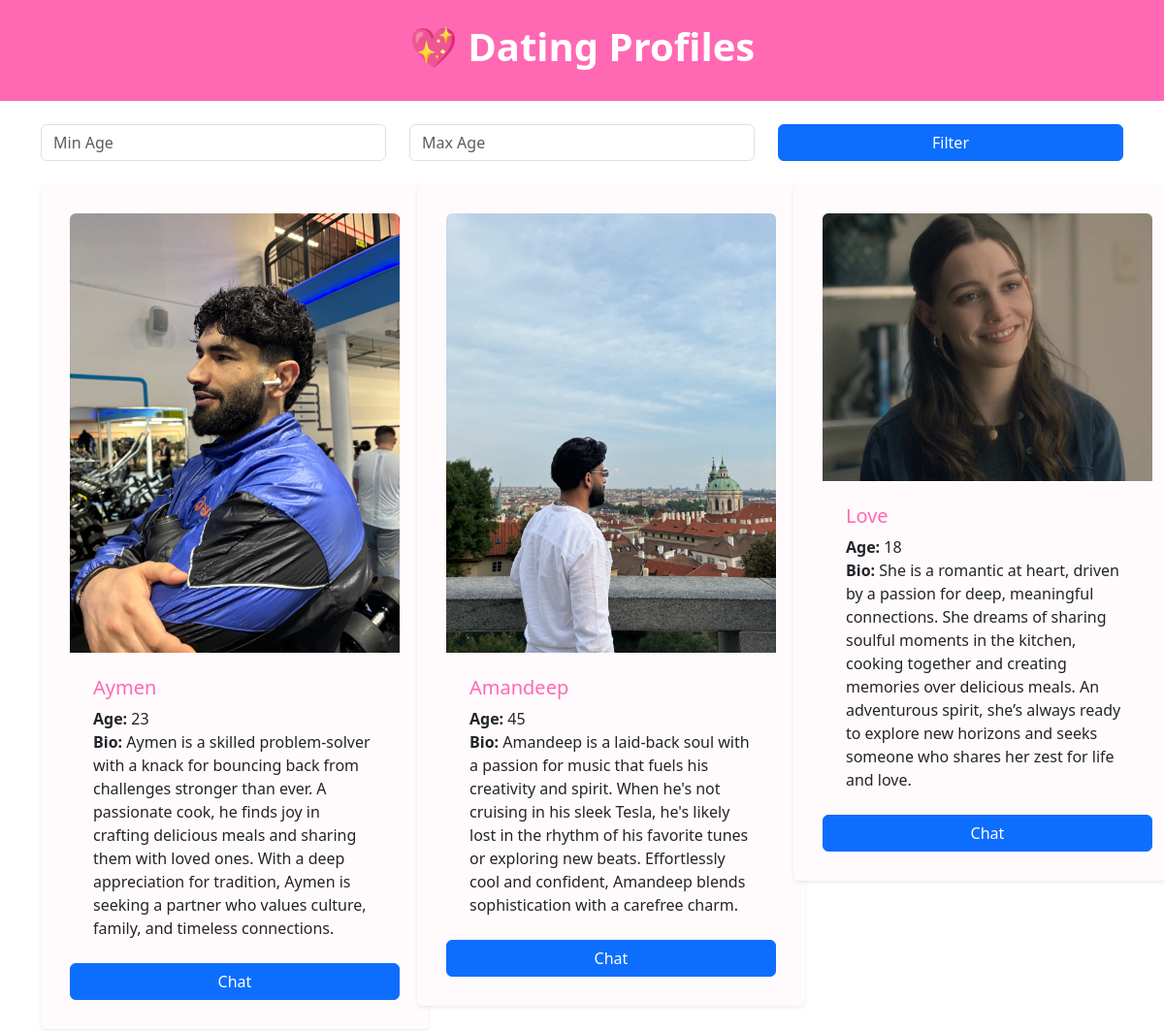
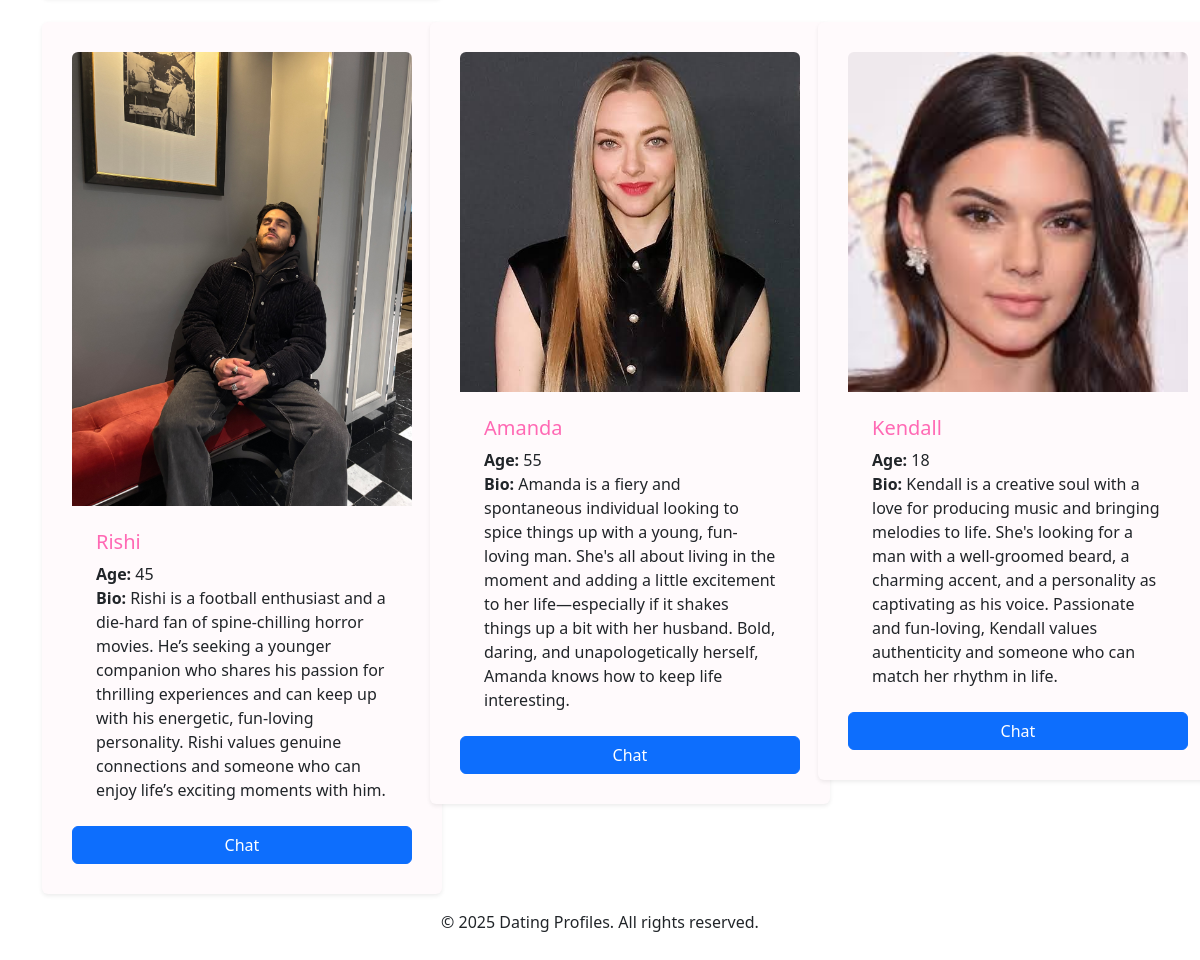
The page /profiles (signed in) on the database its author committed (2 pictures, top to bottom).
### profiles/models.py (models this page shows)
class Profile(models.Model):
    user = models.OneToOneField(User,on_delete=models.CASCADE,default=1)
    age = models.PositiveIntegerField()
    bio = models.TextField()
    image = models.ImageField(upload_to='profile_images',blank=True,null=True)

### profiles/views.py (the view)
# urls.py: path('profiles',views.profile_list,name='profile_list'),
@login_required
def profile_list(request):
    profiles = Profile.objects.exclude(user=request.user)
    min_age = request.GET.get('min_age')
    max_age = request.GET.get('max_age')
    if min_age and max_age and int(min_age) > int(max_age):
        error_message = "Minumum age cannot be greater than maximum age"
        return render(request,'profiles/profile_list.html', {'profiles': profiles, 'error_message':error_message})
    if min_age:
        profiles = profiles.filter(age__gte=min_age)
    if max_age:
        profiles = profiles.filter(age__lte=max_age)
    return render(request, 'profiles/profile_list.html', {'profiles': profiles})

### profiles/templates/profiles/profile_list.html (shortened to what this page needs)
{% load static %}
<!DOCTYPE html>
<html lang="en">
<head>
    <link rel="stylesheet" href="{% static 'css/styles.css' %}">
    <link href="https://cdn.jsdelivr.net/npm/bootstrap@5.3.0-alpha3/dist/css/bootstrap.min.css" rel="stylesheet">
</head>
<body>
<header class="py-4" style="background-color: #ff69b4; color: white; text-align: center;">
    <h1 style="font-weight: bold;">💖 Dating Profiles</h1>
</header>
<div class="content">
    <div class="container mt-4">
    <form method="get" action="{% url 'profile_list' %}" class="mb-4">
        <div class="row">
            <div class="col-md-4">
                <input type="number" name="min_age" class="form-control" placeholder="Min Age" value="{{ request.GET.min_age }}">
            </div>
            <div class="col-md-4">
                <input type="number" name="max_age" class="form-control" placeholder="Max Age" value="{{ request.GET.max_age }}">
            </div>
            <div class="col-md-4">
                <button type="submit" class="btn btn-primary w-100">Filter</button>
            </div>
        </div>
    </form>
        <div class="row row-cols-1 row-cols-md-3 g-4 gx-5">
            {% for profile in profiles %}
            <div class="col">
                <div class="card border-0 shadow-sm" style="background-color: #fffafc;">
                    {% if profile.image %}
                    <img src="{{ profile.image.url }}" class="card-img-top rounded-top" alt="Profile Image">
                    {% endif %}
                    <div class="card-body p-4">
                        <h5 class="card-title" style="color: #ff69b4;">{{ profile.user.username }}</h5>
                        <p class="card-text">
                            <strong>Age:</strong> {{ profile.age }}<br>
                            <strong>Bio:</strong> {{ profile.bio }}
                        </p>
                    </div>
                    <a href="{% url 'chat' profile.user.id %}" class="btn btn-primary">Chat</a>
                </div>
            </div>
            {% endfor %}
        </div>
    </div>
</div>
<footer class="py-3 text-center">
    <p>© 2025 Dating Profiles. All rights reserved.</p>
</footer>
</body>
</html>

### static/css/styles.css (style rules this page uses)
.card { background-color: #f9f9f9; border: 1px solid #ddd; border-radius: 8px; padding: 30px; width: 400px; box-shadow: 0 6px 12px rgba(0, 0, 0, 0.1); transition: transform 0.2s ease, box-shadow 0.2s ease; }

### rows shown on the page
Profile: image (picture), user.username "Aymen", age "23", bio "Aymen is a skilled problem-solver with a knack for bouncing back from challenges stronger than ever. A passionate cook, he finds joy in crafting delicious meals and sharing them with loved ones. With a deep appreciation for tradition, Aymen is seeking a partner who values culture, family, and timeless connections."
Profile: image (picture), user.username "Amandeep", age "45", bio "Amandeep is a laid-back soul with a passion for music that fuels his creativity and spirit. When he's not cruising in his sleek Tesla, he's likely lost in the rhythm of his favorite tunes or exploring new beats. Effortlessly cool and confident, Amandeep blends sophistication with a carefree charm."
Profile: image (picture), user.username "Love", age "18", bio "She is a romantic at heart, driven by a passion for deep, meaningful connections. She dreams of sharing soulful moments in the kitchen, cooking together and creating memories over delicious meals. An adventurous spirit, she’s always ready to explore new horizons and seeks someone who shares her zest for life and love."
Profile: image (picture), user.username "Rishi", age "45", bio "Rishi is a football enthusiast and a die-hard fan of spine-chilling horror movies. He’s seeking a younger companion who shares his passion for thrilling experiences and can keep up with his energetic, fun-loving personality. Rishi values genuine connections and someone who can enjoy life’s exciting moments with him."
Profile: image (picture), user.username "Amanda", age "55", bio "Amanda is a fiery and spontaneous individual looking to spice things up with a young, fun-loving man. She's all about living in the moment and adding a little excitement to her life—especially if it shakes things up a bit with her husband. Bold, daring, and unapologetically herself, Amanda knows how to keep life interesting."
Profile: image (picture), user.username "Kendall", age "18", bio "Kendall is a creative soul with a love for producing music and bringing melodies to life. She's looking for a man with a well-groomed beard, a charming accent, and a personality as captivating as his voice. Passionate and fun-loving, Kendall values authenticity and someone who can match her rhythm in life."
